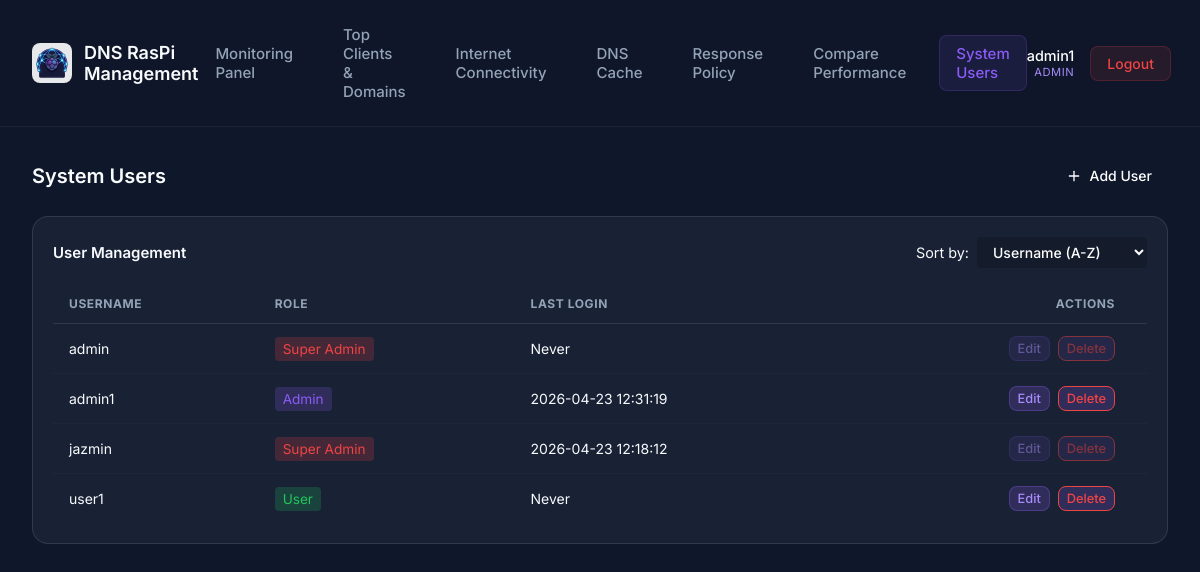
Page /system-users (signed in) on the committed database.
### tables this page shows
CREATE TABLE users (
                    id TEXT PRIMARY KEY,
                    username TEXT UNIQUE NOT NULL,
                    password_hash TEXT NOT NULL,
                    is_active BOOLEAN NOT NULL DEFAULT 1
                , role TEXT NOT NULL DEFAULT 'user', last_login TEXT);

### src/presentation/dashboard_routes.py (the view)
@dashboard_bp.route('/system-users')
@admin_required
def system_users():
    users = user_repo.get_all()
    return render_template('system_users.html', users=users)

### src/infrastructure/sqlite_repository.py (called while the page is built)
    def _get_connection(self):
        conn = sqlite3.connect(self.db_path)
        conn.row_factory = sqlite3.Row
        return conn

    def get_all(self) -> list[User]:
        users = []
        with self._get_connection() as conn:
            cursor = conn.cursor()
            cursor.execute('SELECT * FROM users')
            for row in cursor.fetchall():
                users.append(User(
                    id=row['id'],
                    username=row['username'],
                    password_hash=row['password_hash'],
                    is_active=bool(row['is_active']),
                    role=row['role'],
                    last_login=row['last_login']
                ))
        return users

### src/presentation/dashboard_routes.py (called while the page is built)
def admin_required(f):
    from functools import wraps
    @wraps(f)
    def decorated_function(*args, **kwargs):
        if session.get('role') not in ('admin', 'sadmin'):
            return redirect(url_for('dashboard.dashboard'))
        return f(*args, **kwargs)
    return decorated_function

### templates/system_users.html (shortened to what this page needs)
<!DOCTYPE html>
<html lang="en">
<head>
    <link rel="stylesheet" href="{{ url_for('static', filename='css/style.css') }}">
    <link rel="stylesheet" href="{{ url_for('static', filename='css/dashboard.css') }}">
</head>
<body class="dashboard-body">
    <nav class="navbar">
        <div class="nav-brand">
            <img src="{{ url_for('static', filename='img/DNSRaspiManagementLogo512x512.png') }}" alt="Logo"
                class="nav-logo">
            <h2>DNS RasPi Management</h2>
        </div>
                <div class="nav-links">
            <a href="{{ url_for('dashboard.dashboard') }}" class="nav-link {% if request.endpoint == 'dashboard.dashboard' %}active{% endif %}">Monitoring Panel</a>
            <a href="{{ url_for('dashboard.top_talkers') }}" class="nav-link {% if request.endpoint == 'dashboard.top_talkers' %}active{% endif %}">Top Clients & Domains</a>
            <a href="{{ url_for('dashboard.check_internet') }}" class="nav-link {% if request.endpoint == 'dashboard.check_internet' %}active{% endif %}">Internet Connectivity</a>
            {% if session.get('role') in ['admin', 'sadmin'] %}
            <a href="{{ url_for('dashboard.dns_cache') }}" class="nav-link {% if request.endpoint == 'dashboard.dns_cache' %}active{% endif %}">DNS Cache</a>
            <a href="{{ url_for('dashboard.response_policy') }}" class="nav-link {% if request.endpoint == 'dashboard.response_policy' %}active{% endif %}">Response Policy</a>
            {% endif %}
            <a href="{{ url_for('dashboard.compare_performance') }}" class="nav-link {% if request.endpoint == 'dashboard.compare_performance' %}active{% endif %}">Compare Performance</a>
            {% if session.get('role') in ['admin', 'sadmin'] %}
            <a href="{{ url_for('dashboard.system_users') }}" class="nav-link {% if request.endpoint == 'dashboard.system_users' %}active{% endif %}">System Users</a>
            {% endif %}
        </div>
                        <div class="nav-actions">
            <div class="user-info">
                <div class="user-info-name">{{ session.get('username', 'Unknown') }}</div>
                <div class="user-info-role">
                    {% if session.get('role') == 'sadmin' %}Super Admin
                    {% elif session.get('role') == 'admin' %}Admin
                    {% else %}User{% endif %}
                </div>
            </div>
            <a href="{{ url_for('auth.login') }}" class="btn-logout">Logout</a>
        </div>
    </nav>
    <main class="dashboard-container">
        <div class="section-title">
            <h3>System Users</h3>
            <div class="header-actions">
                <button id="btnAddUser" class="btn-control" style="background-color: var(--primary); color: white; border: none;">
                    <svg xmlns="http://www.w3.org/2000/svg" width="16" height="16" viewBox="0 0 24 24" fill="none" stroke="currentColor" stroke-width="2" stroke-linecap="round" stroke-linejoin="round">
                        <line x1="12" y1="5" x2="12" y2="19"></line>
                        <line x1="5" y1="12" x2="19" y2="12"></line>
                    </svg>
                    <span>Add User</span>
                </button>
            </div>
        </div>
        <div class="chart-card wide" style="margin-top: 24px;">
            <div style="display: flex; justify-content: space-between; align-items: center; margin-bottom: 16px;">
                <h4 style="margin: 0;">User Management</h4>
                <div style="display: flex; align-items: center; gap: 8px;">
                    <label for="sortUsers" style="color: var(--text-light); font-size: 0.9rem;">Sort by:</label>
                    <select id="sortUsers" class="btn-control" style="background: rgba(0,0,0,0.2); border: 1px solid var(--border-color); color: white; padding: 6px 12px; border-radius: 4px; outline: none; appearance: auto;">
                        <option value="username" style="background-color: #1e293b;">Username (A-Z)</option>
                    </select>
                </div>
            </div>
            <div class="table-container">
                <table class="data-table" id="usersTable">
                    <thead>
                        <tr>
                            <th>Username</th>
                            <th>Role</th>
                            <th>Last Login</th>
                            <th style="text-align: right;">Actions</th>
                        </tr>
                    </thead>
                    <tbody>
                        {% for u in users %}
                        <tr data-username="{{ u.username }}" data-role="{% if u.role == 'sadmin' %}1{% elif u.role == 'admin' %}2{% else %}3{% endif %}" data-login="{{ u.last_login or '' }}">
                            <td>{{ u.username }}</td>
                            <td>
                                {% if u.role == 'sadmin' %}
                                <span style="background: rgba(239, 68, 68, 0.2); color: #ef4444; padding: 4px 8px; border-radius: 4px; font-size: 0.85rem;">Super Admin</span>
                                {% elif u.role == 'admin' %}
                                <span style="background: rgba(139, 92, 246, 0.2); color: #8b5cf6; padding: 4px 8px; border-radius: 4px; font-size: 0.85rem;">Admin</span>
                                {% else %}
                                <span style="background: rgba(34, 197, 94, 0.2); color: #22c55e; padding: 4px 8px; border-radius: 4px; font-size: 0.85rem;">User</span>
                                {% endif %}
                            </td>
                            <td style="color: var(--text-muted);">{{ u.last_login or 'Never' }}</td>
                            <td style="text-align: right;">
                                <div class="action-btns" style="justify-content: flex-end;">
                                    {% set can_edit = true %}
                                    {% if session.get('role') == 'admin' %}
                                        {% if u.role == 'sadmin' %}
                                            {% set can_edit = false %}
                                        {% elif u.role == 'admin' and u.username != session.get('username') %}
                                            {% set can_edit = false %}
                                        {% endif %}
                                    {% endif %}
                                    <button class="btn-control btn-edit" data-username="{{ u.username }}" data-role="{{ u.role }}" style="padding: 4px 8px; font-size: 0.8rem; {% if not can_edit %}opacity: 0.5; cursor: not-allowed;{% endif %}" {% if not can_edit %}disabled{% endif %}>Edit</button>
                                    <button class="btn-control btn-delete" data-username="{{ u.username }}" style="padding: 4px 8px; font-size: 0.8rem; border-color: #ef4444; color: #ef4444; {% if not can_edit or u.username == 'admin' %}opacity: 0.5; cursor: not-allowed;{% endif %}" {% if not can_edit or u.username == 'admin' %}disabled{% endif %}>Delete</button>
                                </div>
                            </td>
                        </tr>
                        {% endfor %}
                    </tbody>
                </table>
            </div>
        </div>
    </main>
</body>
</html>

### static/css/style.css (style rules this page uses)
:root { --bg-color: #0f172a; --card-bg: rgba(30, 41, 59, 0.7); --card-border: rgba(255, 255, 255, 0.1); --primary-color: #8b5cf6; --primary-hover: #7c3aed; --secondary-color: #06b6d4; --text-primary: #f8fafc; --text-secondary: #94a3b8; --input-bg: rgba(15, 23, 42, 0.6); --input-border: rgba(255, 255, 255, 0.1); --input-focus: #8b5cf6; --error-bg: rgba(239, 68, 68, 0.1); --error-text: #fca5a5; --success-bg: rgba(34, 197, 94, 0.1); --success-text: #86efac; }
* { margin: 0; padding: 0; box-sizing: border-box; font-family: 'Inter', sans-serif; }
body { background-color: var(--bg-color); color: var(--text-primary); min-height: 100vh; display: flex; justify-content: center; align-items: center; position: relative; overflow: hidden; }

### static/css/dashboard.css (style rules this page uses)
.dashboard-body { display: block; min-height: 100vh; padding: 0; overflow-y: auto; background-color: var(--bg-color); }
.navbar { display: flex; justify-content: space-between; align-items: center; padding: 16px 32px; background: rgba(15, 23, 42, 0.8); backdrop-filter: blur(12px); border-bottom: 1px solid rgba(255, 255, 255, 0.05); position: sticky; top: 0; z-index: 100; }
.nav-brand { display: flex; align-items: center; gap: 12px; }
.nav-logo { width: 40px; height: 40px; object-fit: contain; border-radius: 8px; background: rgba(255, 255, 255, 0.9); padding: 4px; }
.nav-brand h2 { font-size: 18px; font-weight: 600; color: var(--text-primary); }
.nav-links { display: flex; gap: 16px; align-items: center; }
.nav-link { color: var(--text-secondary); text-decoration: none; font-size: 15px; font-weight: 500; padding: 8px 16px; border-radius: 8px; transition: all 0.2s ease; border: 1px solid transparent; }
.nav-link.active { color: var(--primary-color); background: rgba(139, 92, 246, 0.1); border: 1px solid rgba(139, 92, 246, 0.2); }
.nav-actions { display: flex; align-items: center; gap: 16px; }
.user-info { color: var(--text-secondary); font-size: 0.9rem; text-align: right; line-height: 1.2; }
.user-info-name { font-weight: 500; color: white; }
.user-info-role { font-size: 0.7rem; text-transform: uppercase; letter-spacing: 0.05em; color: #a78bfa; margin-top: 2px; }
.btn-logout { padding: 8px 16px; border-radius: 8px; background: rgba(239, 68, 68, 0.1); color: #ef4444; text-decoration: none; font-size: 14px; font-weight: 500; transition: all 0.2s; border: 1px solid rgba(239, 68, 68, 0.2); }
.dashboard-container { max-width: 1200px; margin: 0 auto; padding: 32px; }
.section-title { display: flex; justify-content: space-between; align-items: center; margin-bottom: 20px; }
.section-title h3 { font-size: 20px; font-weight: 600; color: var(--text-primary); }
.header-actions { display: flex; align-items: center; gap: 16px; flex-wrap: wrap; }
.chart-card { background: var(--card-bg); border: 1px solid var(--card-border); border-radius: 16px; padding: 20px; min-width: 0; }
.chart-card h4 { font-size: 15px; font-weight: 600; margin-bottom: 20px; color: var(--text-primary); }
.btn-control { display: flex; align-items: center; gap: 8px; padding: 8px 16px; border-radius: 8px; background: rgba(139, 92, 246, 0.2); color: #a78bfa; border: 1px solid rgba(139, 92, 246, 0.3); cursor: pointer; font-size: 14px; font-weight: 500; transition: all 0.2s; }
.table-container { overflow-x: auto; -webkit-overflow-scrolling: touch; width: 100%; min-width: 0; }
.data-table { width: 100%; min-width: 100%; border-collapse: collapse; text-align: left; }
.data-table th { color: var(--text-secondary); font-size: 12px; text-transform: uppercase; letter-spacing: 0.05em; padding: 12px 16px; border-bottom: 1px solid var(--card-border); white-space: nowrap; }
.data-table td { padding: 12px 16px; font-size: 14px; color: var(--text-primary); border-bottom: 1px solid rgba(255, 255, 255, 0.02); }
.data-table tr:last-child td { border-bottom: none; }
.data-table th:last-child, .data-table td:last-child { padding-right: 32px; }

### templates/system_users.html (style rules this page uses)
.action-btns { display: flex; gap: 8px; }

### rows in the picture
users: get "admin1", username "admin1", role "Admin", last_login "2026-04-23 12:31:19"
users: username "jazmin", role "Super Admin", last_login "2026-04-23 12:18:12"
users: username "user1", role "User", last_login "Never"
users: username "admin", role "Super Admin", last_login "Never"
